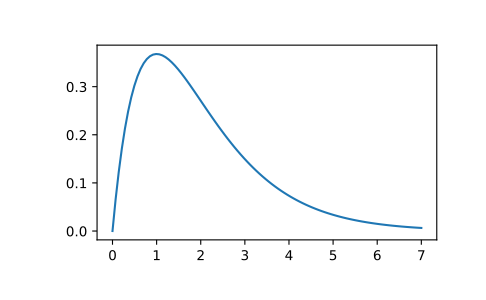

Reproduce this figure in Python.
# Compute the impulse response of a second order system with a repeated
# root: ``x''(t) + 2*x'(t) + x(t) = u(t)``

from scipy import signal
system = ([1.0], [1.0, 2.0, 1.0])
t, y = signal.impulse(system)
import matplotlib.pyplot as plt
plt.plot(t, y)
